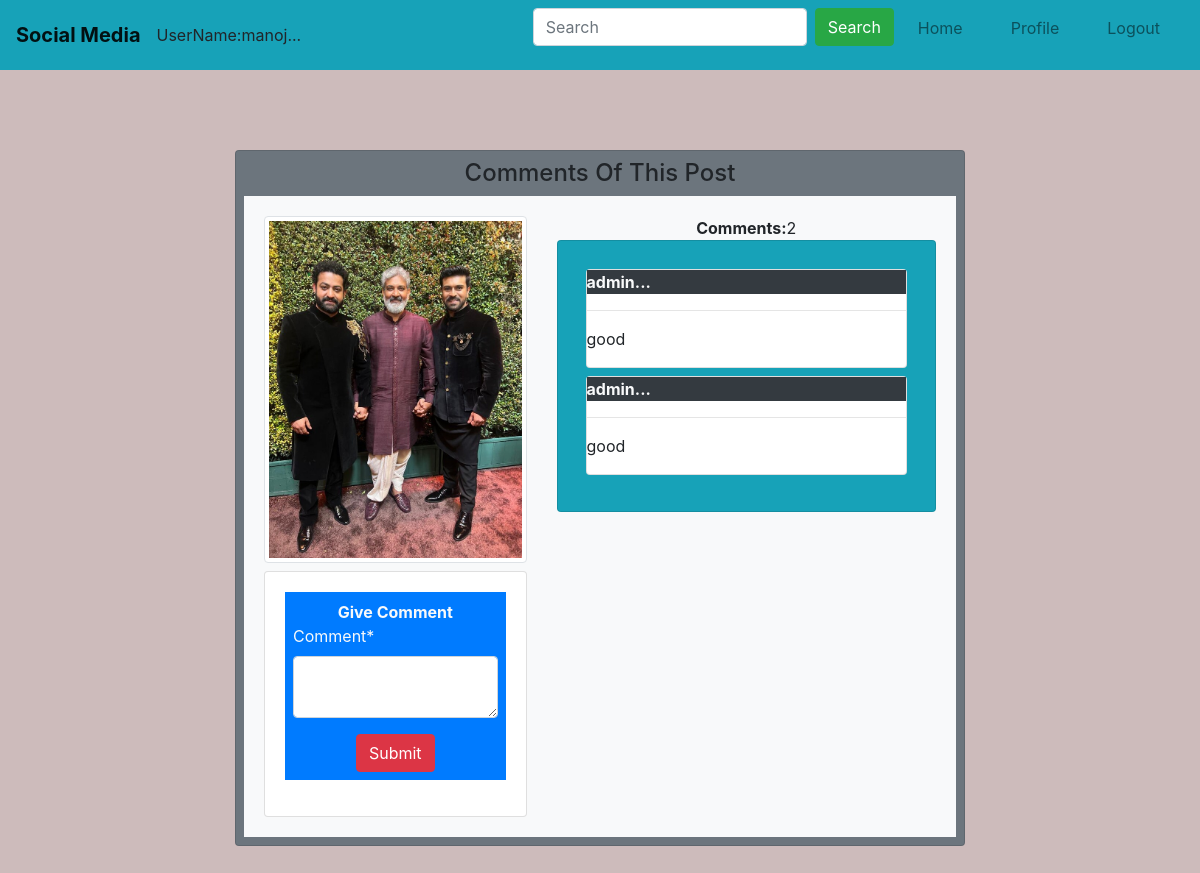
The app's page /special/comment/23 (signed in) with its own data.
### user1app/models.py (models this page shows, shortened)
class upload(models.Model):
    user=models.ForeignKey(User,on_delete=models.CASCADE)
    post=models.FileField(upload_to='media',null=True)
    date_posted=models.DateTimeField(auto_now_add=True)
    def comment_count(self):
        return self.comment_set.all().count()
    def comments(self):
        return self.comment_set.all().order_by('-id')

### specialapp/models.py (models this page shows, shortened)
class Comment(models.Model):
    user=models.ForeignKey(User,on_delete=models.CASCADE,null=True)
    post=models.ForeignKey(upload,on_delete=models.CASCADE,null=True)
    comment=models.TextField(null=True)

### specialapp/views.py (the view, shortened to what this page needs)
# urls.py: path('comment/<int:id>',views.comment,name='comment')
@login_required
def comment(request,id):
    data=upload.objects.get(id=id)
    if data.post.name.lower().endswith(('.jpg','.png','.jpeg')):
        data.file_type = 'image'
    elif data.post.name.lower().endswith('mp4'):
        data.file_type = 'video'
    else:
        data.file_type = 'audio'
    form=comment_form()
    return render(request,'comment.html',{'data':data,'form':form})

### specialapp/forms.py
class comment_form(forms.ModelForm):
    comment = forms.CharField(widget=forms.Textarea(attrs={'rows': 2, 'cols': 4}))
    class Meta:
        model=Comment
        fields=['comment',]

### templates/comment.html (shortened to what this page needs)
{% extends 'base.html' %}
{% load crispy_forms_tags %}
{% block content %}
{% include 'navbar.html' %}
<div class="container">
  <div class="row">
    <div class="offset-md-2 col-md-8">
<div class="card bg-secondary p-2 mb-5" style="margin-top: 80px;">
    <h4 class="text-center">Comments Of This Post</h4>
  <div class="card-body bg-light">
    <div class="row">
        <div class="col-md-5">
          {% if data.file_type == 'image' %}
          <img src="{{ data.post.url }}" class="img-thumbnail" >
        {% elif data.file_type == 'video' %}
          <video width="250" height="250" controls>
            <source src="{{ data.post.url }}" type="video/mp4">
            Your browser does not support the video tag.
          </video>
        {% else %}
          <audio width="200" height="200" controls>
            <source src="{{ data.post.url }}" type="audio/mpeg">
            Your browser does not support the audio tag.
          </audio>
        {% endif %}
           <div class="card mt-2">
            <div class="card-body">
              <form class="bg-primary text-light p-2"  method="POST" >
                <center>
                <b>Give Comment</b>
            </center>
                {{form|crispy}}
                <div class="text-center">
                    <input type="submit" name="" value="Submit" class="btn btn-danger">
                </div>
              </form>
            </div>
          </div>
        </div>
      <div class="col-md-7">
        <center>
        <b class="">Comments:</b>{{data.comment_count}}
    </center>
            <div class="card p-2 bg-info">
                {% if data.comments %}
              <div class="card-body" style="max-height: 500px; overflow-y: auto;">
                {% for i in data.comments %}
                <div class="card mb-2">
                    <b class="bg-dark text-light">{{i.user}}...</b>
                    <hr>
                    <p>{{i.comment}}</p>
                </div>
                {% endfor %}
              </div>
              {% else %}
              <center>
              <h4>No Comments</h4>
            </center>
            </div>
            {% endif %}
      </div>
    </div>
  </div>
</div>
    </div>
  </div>
</div>
{% endblock %}

### templates/navbar.html (shortened to what this page needs)
<nav class="navbar navbar-expand-lg navbar-light bg-info">
  <b><a class="navbar-brand" href="#">Social Media</a></b> UserName:{{user}}...
  <div class="collapse navbar-collapse justify-content-end" id="navbarNav">
  <ul class="navbar-nav">
    {% if request.user.is_authenticated %}
    <form class="form-inline" method="GET" action="{% url 'search'  %}">
      <input class="form-control mr-sm-2" type="text" placeholder="Search"name='keyword'>
      <button class="btn btn-success" type="submit">Search</button>
    </form>
    <li class="nav-item">
      <a class="nav-link mr-3 ml-3" href="{% url 'home' %}">Home <span class="sr-only">(current)</span></a>
    </li>
    <li class="nav-item">
      <a href="{% url 'Profile' %}" class="nav-link  mr-3 ml-3">Profile</a>
    </li>
    <li class="nav-item">
      <a class="nav-link  mr-3 ml-3" href="{% url 'log_out' %}">Logout</a>
    </li>
    {% endif %}
  </ul>
</div>
</nav>

### records on screen
upload: post (picture), comment_count "2"
Comment: user "admin", comment "good"
Comment: user "admin", comment "good"

### other values on screen
{{ user }} "manoj"
